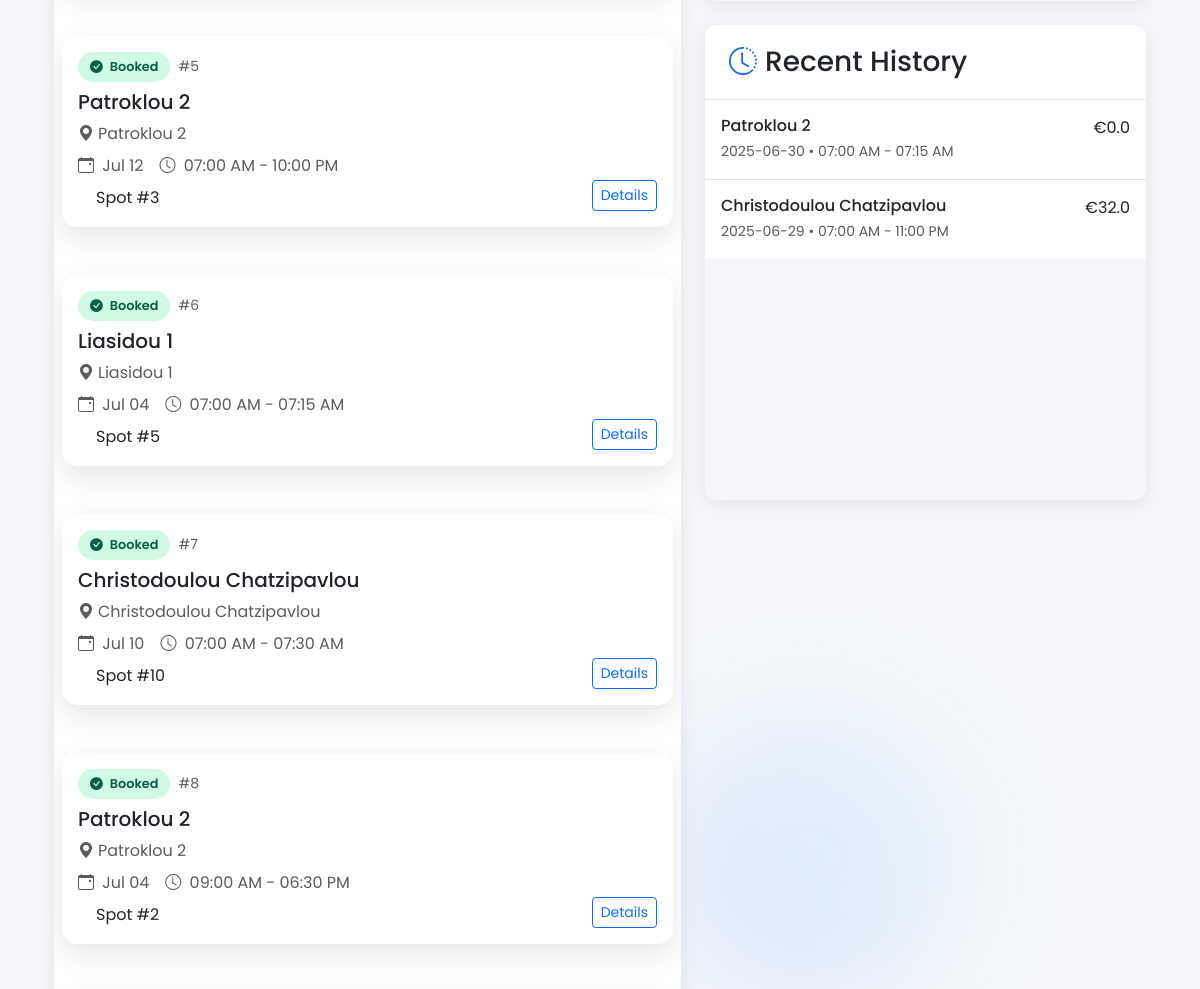
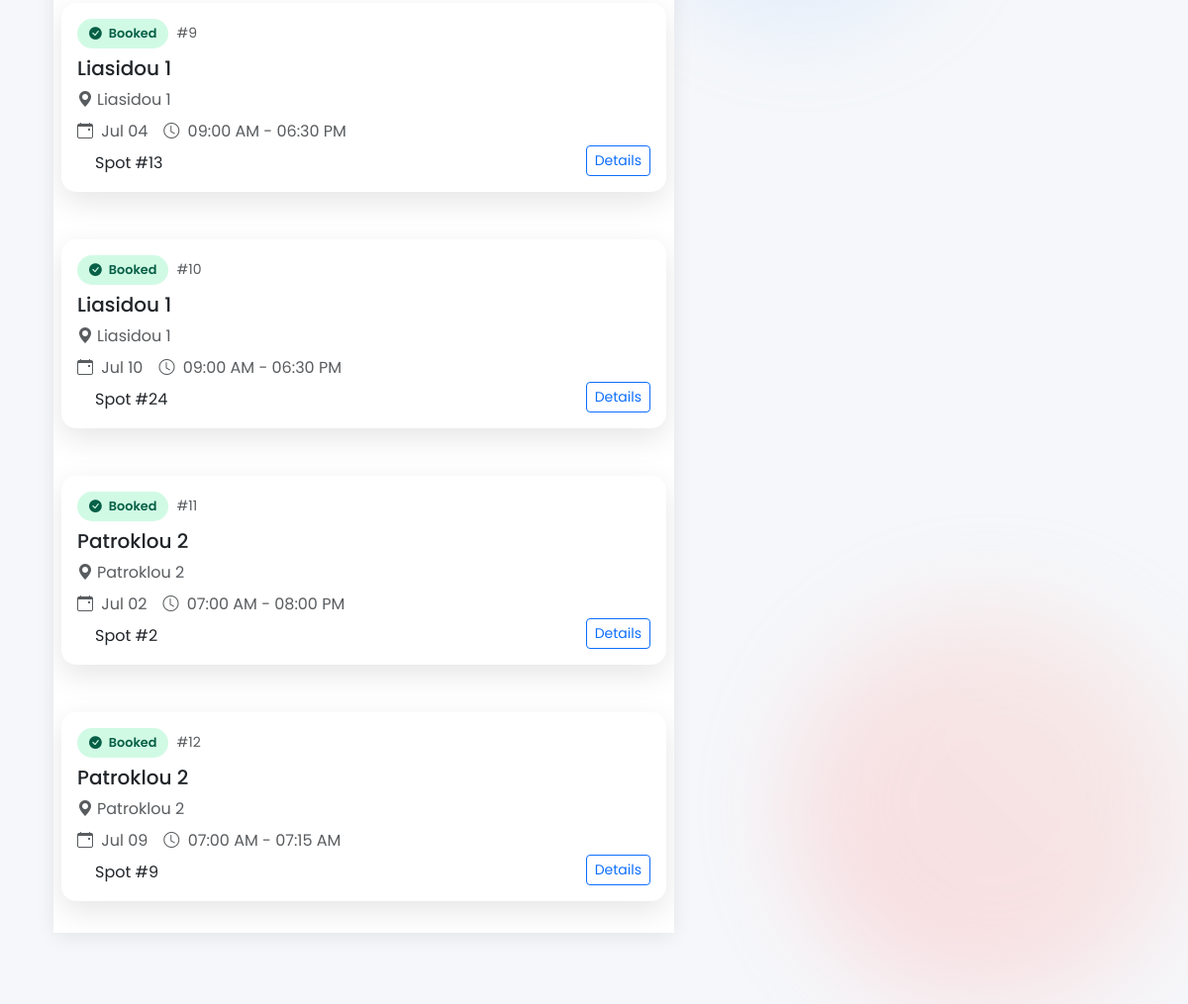
The page /dashboard (signed in, lower part) on the database as committed earlier (2 pictures, top to bottom).
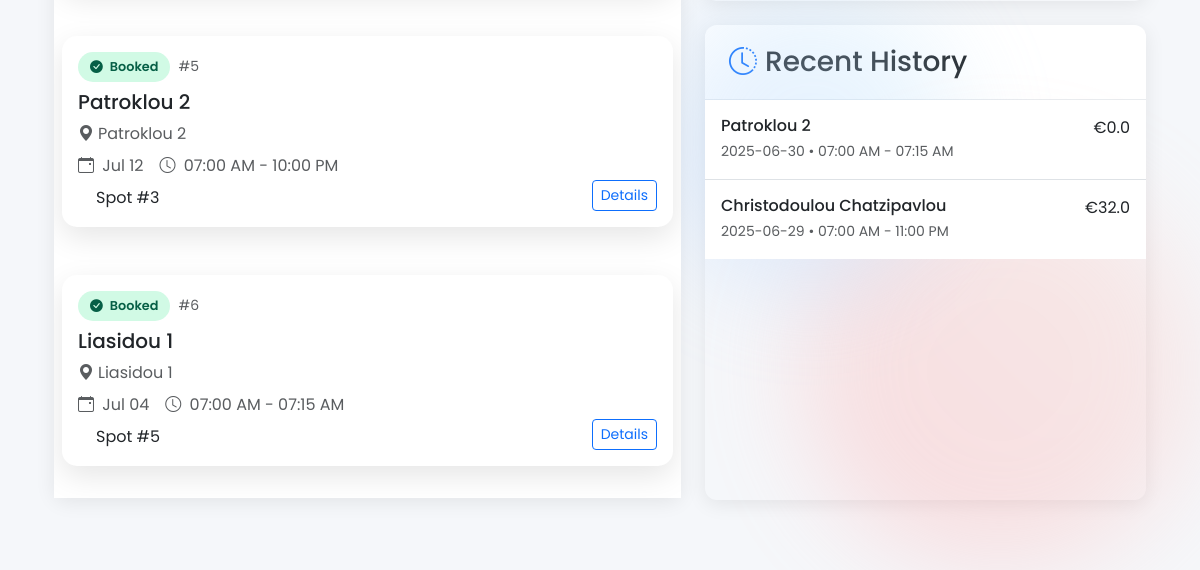
The same page on the database as committed later.
### config.py (models this page shows, shortened)
class Booking(db.Model, UserMixin):
    __tablename__ = 'bookings'
    id = db.Column(db.Integer, primary_key=True)
    userid = db.Column(db.Integer, db.ForeignKey('users.id', ondelete='SET NULL'), nullable=True)
    parking_lot_id = db.Column(db.Integer, db.ForeignKey('parking_lots.id'), nullable=False)
    spot_id = db.Column(db.Integer, db.ForeignKey('parking_spots.id'), nullable=False)
    timeBooked = db.Column(db.DateTime, default=datetime.now, nullable=False)
    bookingDate = db.Column(db.Date, nullable=False)
    startTime = db.Column(db.Time, nullable=False)
    endTime = db.Column(db.Time, nullable=False)
    amount = db.Column(db.Float, nullable=False)
    parking_spot = db.relationship('ParkingSpot', back_populates='bookings')
    parking_lot = db.relationship('ParkingLot')  # New relationship

class ParkingLot(db.Model, UserMixin):
    __tablename__ = 'parking_lots'
    id = db.Column(db.Integer, primary_key=True)
    city_id = db.Column(db.Integer, db.ForeignKey('cities.id'))
    name = db.Column(db.String(100), nullable=False)
    address = db.Column(db.String(100), nullable=False)
    image_filename = db.Column(db.String(100), nullable=True)
    spots = db.relationship('ParkingSpot', backref='parking_lot', lazy=True, cascade="all, delete-orphan")

### dashboard/views.py (the view)
@dashboard_bp.route('/dashboard', methods=['GET', 'POST'])
@login_required
def dashboard():
    bookings = Booking.query.filter(Booking.userid == current_user.id, Booking.bookingDate >= date.today()).all()
    nextBooking = Booking.query.filter(Booking.userid==current_user.id, Booking.bookingDate >= date.today()).order_by(Booking.bookingDate.asc()).first()
    history = Booking.query.filter(Booking.userid==current_user.id, Booking.bookingDate < date.today()).order_by(Booking.bookingDate.desc()).limit(5).all()
    print(history)
    return render_template('dashboard/dashboard.html', current_user=current_user, bookings=bookings, nextBooking=nextBooking, history=history)

### config.py (called while the page is built)
    @login_manager.user_loader
    def load_user(id):
        return User.query.get(int(id))

### templates/dashboard/dashboard.html (shortened to what this page needs)
{% extends "base2.html" %}
{% block content %}
<div class="container py-4">
    <div class="row">
        <div class="col-lg-7 mb-4">
            <div class="dashboard-card">
                <div class="card-body" style="overflow-y: auto;">
                    {% if bookings %}
                    <div class="list-group list-group-flush">
                        {% for booking in bookings %}
                        <div class="list-group-item border-0 px-2 py-3">
                            <div class="booking-card card">
                                <div class="card-body">
                                    <div class="row">
                                        <div class="col-8">
                                            <div class="d-flex align-items-center mb-2">
                          <span class="booking-status status-active me-2">
                              <i class="bi bi-check-circle-fill me-1"></i> Booked
                          </span>
                                                <small class="text-muted">#{{ booking.id }}</small>
                                            </div>
                                            <h5 class="mb-2">{{ booking.parking_lot.name }}</h5>
                                            <p class="text-muted mb-2"><i class="bi bi-geo-alt-fill me-1"></i>{{
                                                booking.parking_lot.address }}</p>
                                            <div class="d-flex text-muted mb-2">
                                                <div class="me-3">
                                                    <i class="bi bi-calendar-event me-1"></i>
                                                    <span>{{ booking.bookingDate.strftime('%b %d') }}</span>
                                                </div>
                                                <div>
                                                    <i class="bi bi-clock me-1"></i>
                                                    <span>{{ booking.startTime.strftime('%I:%M %p') }} - {{ booking.endTime.strftime('%I:%M %p') }}</span>
                                                </div>
                                            </div>
                                            <div class="d-flex align-items-center">
                                                <span class="spot-indicator spot-{{ booking.spot_type|lower }}"></span>
                                                <span>Spot #{{ booking.spot_id }} </span>
                                            </div>
                                        </div>
                                        <div class="col-4">
                                            <div class="map-mini" id="map-{{ booking.id }}"></div>
                                            <div class="mt-2 text-end">
                                                <a href="#" class="btn btn-sm btn-outline-primary"
                                                   onclick="document.getElementById('qrImage').src='{{ url_for('dashboard.show_qr', booking_id=booking.id) }}'"
                                                   data-bs-toggle="modal" data-bs-target="#qrModal">Details</a>
                                            </div>
                                        </div>
                                    </div>
                                </div>
                            </div>
                        </div>
                        {% endfor %}
                    </div>
                    {% endif %}
                </div>
            </div>
        </div>
        <div class="col-lg-5 mb-3">
            <div class="dashboard-card" style="height: 475px;">
                <div class="dashboard-card-header">
                    <h3 class="mb-0"><i class="bi bi-clock-history text-primary me-2"></i>Recent History</h3>
                </div>
                <div class="card-body" style="height: 300px; overflow-y: auto;">
                    {% if history %}
                    <div class="list-group list-group-flush">
                        {% for hist in history %}
                        <div class="list-group-item list-group-item-action history-item py-3">
                            <div class="d-flex justify-content-between">
                                <div>
                                    <h6 class="mb-1">{{ hist.parking_lot.name }}</h6>
                                    <small class="text-muted">{{ hist.bookingDate }} • {{ hist.startTime.strftime('%I:%M
                                        %p') }} - {{ hist.endTime.strftime('%I:%M %p') }}</small>
                                </div>
                                <div class="text-end">
                                    <span class="d-block text-dark">€{{ hist.amount }}</span>
                                </div>
                            </div>
                        </div>
                        {% endfor %}
                    </div>
                    {% endif %}
                </div>
            </div>
        </div>
    </div>
</div>
{% endblock %}

### templates/base2.html (shortened to what this page needs)
<!DOCTYPE html>
<html lang="en">
<head>
  <link href="https://cdn.jsdelivr.net/npm/bootstrap@5.3.2/dist/css/bootstrap.min.css" rel="stylesheet">
  <link href="https://cdn.jsdelivr.net/npm/bootstrap-icons@1.11.1/font/bootstrap-icons.css" rel="stylesheet">
</head>
<body>
    <div class="blob"></div>
    <div class="blob"></div>
  <main class="container py-4">
    {% block content %}{% endblock %}
  </main>
</body>
</html>

### templates/base2.html (style rules this page uses)
:root { --primary-color: #4361ee; --secondary-color: #3f37c9; --accent-color: #4cc9f0; --light-color: #f8f9fa; --dark-color: #212529; --success-color: #4bb543; --warning-color: #fca311; --danger-color: #ef233c; }
body { font-family: 'Poppins', sans-serif; background-color: #f5f7fa; color: var(--dark-color); }
.card { border: none; border-radius: 12px; box-shadow: 0 4px 20px rgba(0,0,0,0.08); transition: transform 0.3s ease, box-shadow 0.3s ease; }
.blob { position: absolute; width: 500px; height: 500px; background: linear-gradient(45deg, #a18cd1, #fbc2eb); border-radius: 50%; filter: blur(50px); opacity: 0.3; animation: rotateBlob 20s infinite alternate; z-index: 0; }
.blob:nth-child(2) { background: linear-gradient(45deg, #ff9a9e, #fad0c4); width: 400px; height: 400px; animation-delay: -5s; bottom: 0; right: 0; }
.card { position: relative; z-index: 1; border-radius: 15px; border: none; box-shadow: 0 10px 30px rgba(0, 0, 0, 0.1); }

### templates/dashboard/dashboard.html (style rules this page uses)
.dashboard-card { border: none; border-radius: 12px; box-shadow: 0 4px 20px rgba(0, 0, 0, 0.08); height: 100%; display: flex; flex-direction: column; }
.dashboard-card-header { background-color: white; border-bottom: 1px solid #e9ecef; padding: 1.25rem 1.5rem; font-weight: 600; border-radius: 12px 12px 0 0 !important; }
.booking-card { transition: transform 0.3s ease; margin-bottom: 1rem; }
.booking-status { display: inline-block; padding: 0.35rem 0.75rem; border-radius: 50px; font-size: 0.8rem; font-weight: 600; }
.status-active { background-color: #d1fae5; color: #065f46; }
.map-mini { height: 120px; width: 100%; border-radius: 8px; overflow: hidden; }
.history-item { border-left: 3px solid transparent; transition: all 0.2s ease; }
.spot-indicator { width: 12px; height: 12px; border-radius: 2px; display: inline-block; margin-right: 6px; }

Rows that differ between the two databases and show on the page:
removed Booking: id "7", parking_lot.name "Christodoulou Chatzipavlou", parking_lot.address "Christodoulou Chatzipavlou", bookingDate "Jul 10", startTime "07:00 AM", endTime "07:30 AM", spot_id "10"
removed Booking: id "8", parking_lot.name "Patroklou 2", parking_lot.address "Patroklou 2", bookingDate "Jul 04", startTime "09:00 AM", endTime "06:30 PM", spot_id "2"
removed Booking: id "9", parking_lot.name "Liasidou 1", parking_lot.address "Liasidou 1", bookingDate "Jul 04", startTime "09:00 AM", endTime "06:30 PM", spot_id "13"
removed Booking: id "10", parking_lot.name "Liasidou 1", parking_lot.address "Liasidou 1", bookingDate "Jul 10", startTime "09:00 AM", endTime "06:30 PM", spot_id "24"
removed Booking: id "11", parking_lot.name "Patroklou 2", parking_lot.address "Patroklou 2", bookingDate "Jul 02", startTime "07:00 AM", endTime "08:00 PM", spot_id "2"
removed Booking: id "12", parking_lot.name "Patroklou 2", parking_lot.address "Patroklou 2", bookingDate "Jul 09", startTime "07:00 AM", endTime "07:15 AM", spot_id "9"
